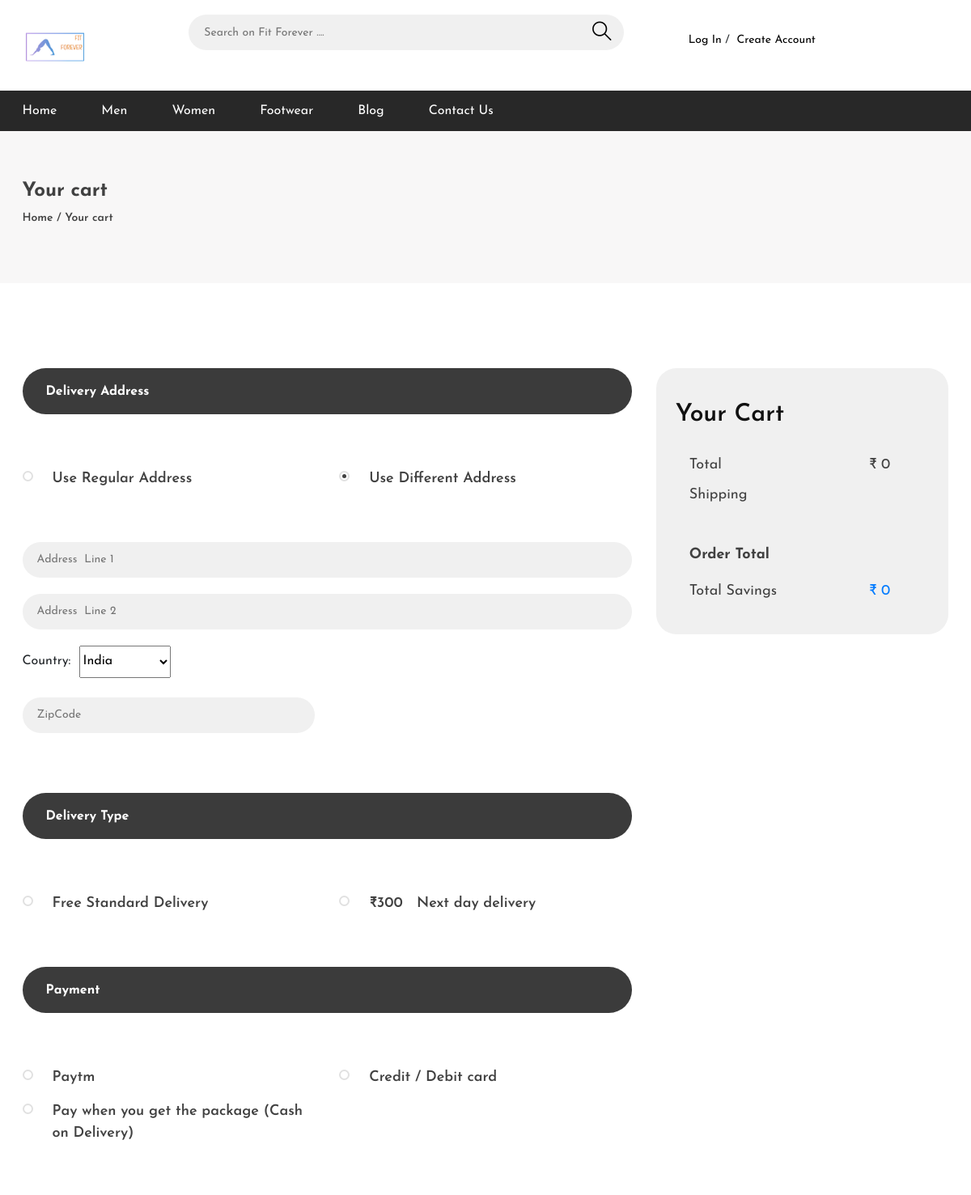
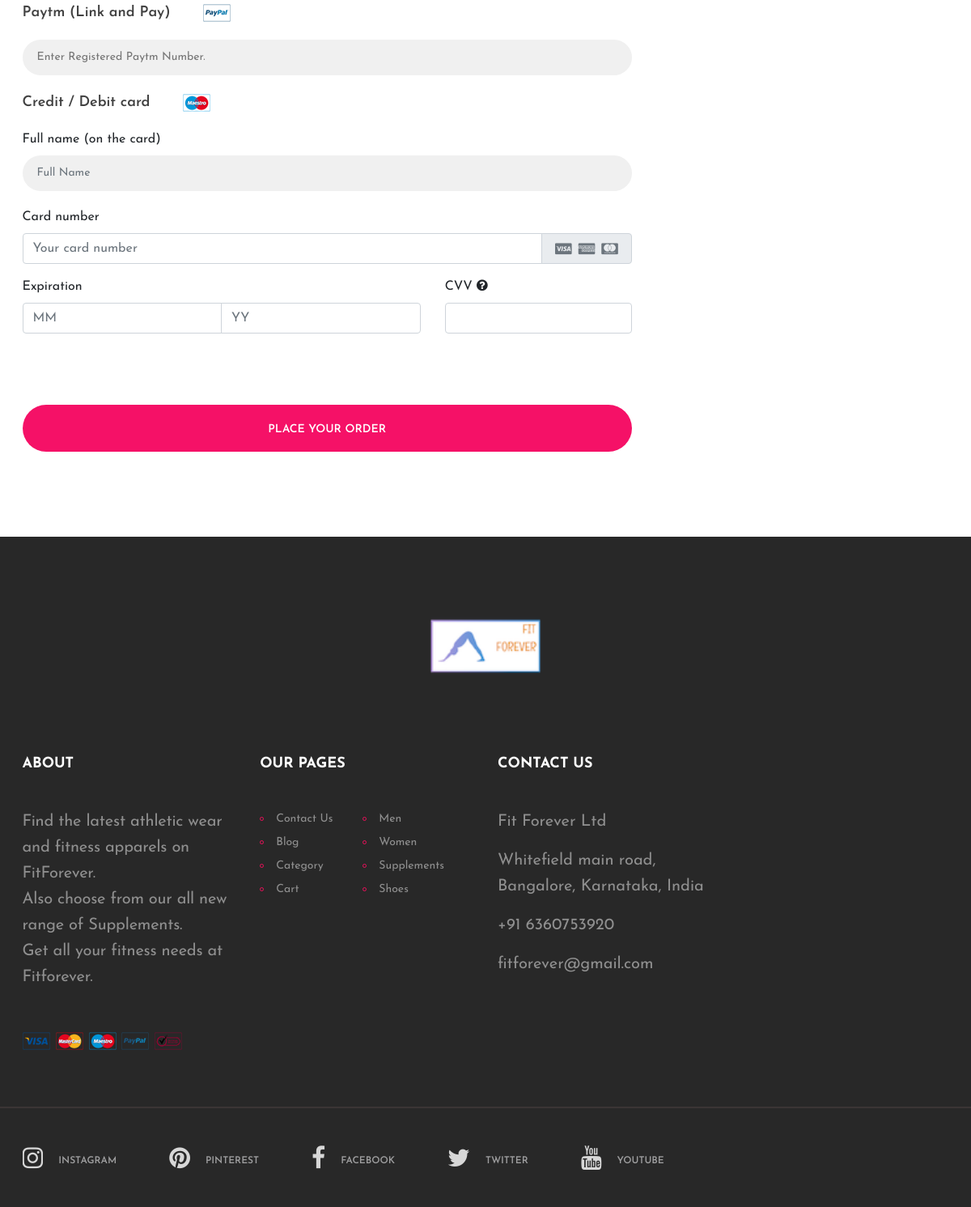
Page /checkout on the committed database (2 pictures, top to bottom).
### fitforever/models.py (models this page shows, shortened)
class Category(models.Model):
    category_id = models.AutoField(primary_key=True, blank=True)
    name = models.CharField(max_length=50)

### fitforever/views.py (the view)
# urls.py: path('checkout', views.checkout, name='checkout'),
def checkout(request):
    cats = Category.objects.all()
    categories = []
    address = Users.objects.filter(user_id=request.session.get('user_id'))
    cart = Cart.objects.filter(user=request.session.get('user_id'))
    prices = 0
    tot_disc = 0
    for cart in cart:
        prices += cart.total_cost
        disc = ((cart.price * cart.discount)/100)
        top = math.ceil(disc)
        tot_disc += top
    for c in cats:
        sub = SubCategory.objects.filter(category=c.category_id)
        categories.append({'cat': c, 'sub': sub})
    carts = Cart.objects.filter(user=request.session.get('user_id')).order_by('-cart_id')
    count = 0
    for carts in carts:
        count += 1
    bag = Cart.objects.filter(user_id=request.session.get('user_id'))
    list_prod = []
    for prod in bag:
        dis = prod.price - ((prod.price * prod.discount) / 100)
        list_prod.append({'prod': prod, 'discount': math.ceil(dis)})
    product = Items.objects.all()
    expensive = prices + 300
    return render(request, 'checkout.html',
                  {'product': product, "categories": categories, "bag": list_prod, "address": address, "prices": prices,
                   "count": count, "tot_disc": tot_disc, "expensive": expensive})

### Templates/checkout.html (shortened to what this page needs)
<!DOCTYPE html>
<html lang="zxx">
<head>
	<link rel="stylesheet" href="static/Style/bootstrap.min.css"/>
	<link rel="stylesheet" href="/static/Style/font-awesome.min.css"/>
	<link rel="stylesheet" href="/static/Style/flaticon.css"/>
	<link rel="stylesheet" href="/static/Style/slicknav.min.css"/>
	<link rel="stylesheet" href="/static/Style/jquery-ui.min.css"/>
	<link rel="stylesheet" href="/static/Style/owl.carousel.min.css"/>
	<link rel="stylesheet" href="/static/Style/animate.css"/>
	<link rel="stylesheet" href="/static/Style/style.css"/>
</head>
<body>
	<header class="header-section">
		<div class="header-top">
			<div class="container">
				<div class="row">
					<div class="col-lg-2 text-center text-lg-left">
						<a href="{% url 'index' %}" class="site-logo">
							<img src="/static/Image/logo1.png" height="80" alt="">
						</a>
					</div>
					<div class="col-xl-6 col-lg-5">
						<form class="header-search-form" method="GET" action="search">
							<input type="text" placeholder="Search on Fit Forever ...." name="q" value="{{ request.GET.q }}">
							<button><i class="flaticon-search"></i></button>
						</form>
					</div>
					<div class="col-xl-4 col-lg-5">
						<div class="user-panel">
							<div class="up-item">
								{% if 'user_id' in request.session %}
								<a href="{% url 'account' %}"><i class="flaticon-profile"></i></a>
								<a href="{% url 'account' %}">Hello, <strong>{{request.session.last_name}}</strong></a>
								&nbsp
								<a href="{% url 'logout' %}">Logout</a>
								{% else %}
								<br>
								&nbsp;&nbsp;&nbsp;&nbsp;&nbsp;&nbsp;&nbsp;&nbsp;&nbsp;<a href="{% url 'login' %}">Log In</a>&nbsp;/&nbsp;
								<a href="{% url 'signup' %}">Create Account</a>
								{% endif %}
							</div>
						</div>
					</div>
				</div>
			</div>
		</div>
		<nav class="main-navbar">
			<div class="container">
				<ul class="main-menu">
					<li><a href="{% url 'index' %}">Home</a></li>
					{% for category in categories %}
						{% if category.sub|length != 0  %}
					<li><a href="{% url 'category' category.cat.category_id %}">{{category.cat.name}}</a>
					</li>
					{% else %}
					<li><a href="{% url 'category' category.cat.category_id %}">{{category.cat.name}}</a></li>
					{% endif %}
					{% endfor %}
					{% if 'user_id' in request.session %}
					<li><a href="{% url 'cart' %}">Your Cart</a></li>
					<li><a href="{% url 'blog' %}">Blog</a>
						<ul class="sub-menu">
							<li><a href="{% url 'blog' %}">Read Blogs</a></li>
							<li><a href="{% url 'write' %}">Write a Blog</a></li>
						</ul>
					</li>
					<li><a href="{% url 'contact' %}">Contact Us</a></li>
					{% else %}
					<li><a href="{% url 'blog' %}">Blog</a>
					</li>
					<li><a href="{% url 'contact' %}">Contact Us</a></li>
					{% endif %}
				</ul>
			</div>
		</nav>
	</header>
	<div class="page-top-info">
		<div class="container">
			<h4>Your cart</h4>
			<div class="site-pagination">
				<a href="{% url 'index' %}">Home</a> /
				<a href="{% url 'cart' %}">Your cart</a>
			</div>
		</div>
	</div>
	<section class="checkout-section spad">
		<div class="container">
			<div class="row">
				<div class="col-lg-8 order-2 order-lg-1">
					<form class="checkout-form" method="post" action="order">
						<div class="cf-title">Delivery Address</div>
						<div class="row shipping-btns">
							<div class="col-6">
								<div class="cf-radio-btns">
									<div class="cfr-item">
										<label for="one">Use Regular Address</label>
									</div>
								</div>
							</div>
							<div class="col-6">
								<div class="cf-radio-btns">
									<div class="cfr-item">
										<label for="two">Use Different Address</label>
									</div>
								</div>
							</div>
						</div>
						<div class="row address-inputs" id="default">
							<div class="col-md-12">
								<input type="text" name="address_line1" placeholder="Address  Line 1">
								<input type="text" name="address_line2" placeholder="Address  Line 2">
								<label for="country">Country:&nbsp;</label>
								<select name="country" style="height:40px" id="country" required>
									<option>India</option>
								</select>
							</div>
							<div class="col-md-6">
								<br>
								<input type="text" placeholder="ZipCode" name="zipcode" min="100000" oninput="javascript: if (this.value.length > this.maxLength) this.value = this.value.slice(0, this.maxLength);"  maxlength = "6">
							</div>
						</div>
						<div class="cf-title">Delivery Type</div>
						<div class="row shipping-btns">
							<div class="col-6">
								<div class="cf-radio-btns">
									<div class="cfr-item">
										<label for="ship-1">Free Standard Delivery</label>
									</div>
								</div>
							</div>
							<div class="col-6">
								<div class="cf-radio-btns">
									<div class="cfr-item">
										<label for="ship-2">₹300 &nbsp; Next day delivery</label>
									</div>
								</div>
							</div>
						</div>
						<div class="cf-title">Payment</div>
						<div class="row shipping-btns">
							<div class="col-6">
								<div class="cf-radio-btns">
									<div class="cfr-item">
										<label for="three">Paytm</label>
									</div>
								</div>
							</div>
							<br>
							<div class="col-6">
								<div class="cf-radio-btns">
									<div class="cfr-item">
										<label for="four">Credit / Debit card</label>
									</div>
								</div>
							</div>
							<div class="col-6">
								<div class="cf-radio-btns">
									<div class="cfr-item">
										<label for="five">Pay when you get the package (Cash on Delivery)</label>
									</div>
								</div>
							</div>
						</div>
						<ul class="payment-list">
								<div id="Tm">
									<li>Paytm&nbsp;(Link and Pay)<a href="#"><img src="img/paypal.png" alt=""></a></li>
									<input type="text" name="paytmno" id="ptm" placeholder="Enter Registered Paytm Number." min="1000000000" oninput="javascript: if (this.value.length > this.maxLength) this.value = this.value.slice(0, this.maxLength);"  maxlength="10"><br>
								</div>
								<div id="nav-tab-card" class="tab-pane fade show active">
									<li> Credit / Debit card<a href="#"><img src="img/mastercart.png" alt=""></a></li>
									  <div class="form-group">
										<label for="username">Full name (on the card)</label>
										<input type="text" name="username" placeholder="Full Name" pattern="[a-z A-Z]+" class="form-control">
									  </div>
									  <div class="form-group">
										<label for="cardNumber">Card number</label>
										<div class="input-group">
										  <input type="number" name="cardNumber" placeholder="Your card number" class="form-control" min="1000000000000000" oninput="javascript: if (this.value.length > this.maxLength) this.value = this.value.slice(0, this.maxLength);"  maxlength="16">
										  <div class="input-group-append">
											<span class="input-group-text text-muted">
												<i class="fa fa-cc-visa mx-1"></i>
												<i class="fa fa-cc-amex mx-1"></i>
												<i class="fa fa-cc-mastercard mx-1"></i>
											</span>
										  </div>
										</div>
									  </div>
									  <div class="row">
										<div class="col-sm-8">
										  <div class="form-group">
											<label><span class="hidden-xs">Expiration</span></label>
											<div class="input-group">
											  <input type="number" placeholder="MM" name="month" class="form-control" min="01" oninput="javascript: if (this.value.length > this.maxLength) this.value = this.value.slice(0, this.maxLength);"  maxlength="2" max="12">
											  <input type="number" placeholder="YY" name="year" class="form-control" min="20" oninput="javascript: if (this.value.length > this.maxLength) this.value = this.value.slice(0, this.maxLength);"  maxlength="2" max="23">
											</div>
										  </div>
										</div>
										<div class="col-sm-4">
										  <div class="form-group mb-4">
											<label data-toggle="tooltip" title="Three-digits code on the back of your card">CVV
																		<i class="fa fa-question-circle"></i>
																	</label>
											<input type="number" class="form-control" min="100" oninput="javascript: if (this.value.length > this.maxLength) this.value = this.value.slice(0, this.maxLength);"  maxlength="3">
										  </div>
										</div>
									  </div>
								  </div>
									<br>
						</ul>
						<button type="submit" onclick="validate()" class="site-btn submit-order-btn">Place Your Order</button>
					</form>
				</div>
				<div class="col-lg-4 order-1 order-lg-2">
					<div class="checkout-cart">
						<h3>Your Cart</h3>
						<ul class="price-list">
							<li>Total<span>₹&nbsp;{{ prices }}</span></li>
							<li>Shipping<span><input type="text" id="choice" class="custom" readonly></span></li>
							<li class="total">Order Total<strong><span class="total"><input type="text" id="tot" class="custom2 custom" readonly></span></strong></li>
							<li>Total Savings<span class="text-primary">₹&nbsp;{{ tot_disc }}</span></li>
						</ul>
					</div>
				</div>
			</div>
		</div>
	</section>
	<section class="footer-section">
		<div class="container">
			<div class="footer-logo text-center">
				<a href="index.html"><img src="/static/Image/logo1.png" height="150" alt=""></a>
			</div>
			<div class="row">
				<div class="col-lg-3 col-sm-6">
					<div class="footer-widget about-widget">
						<h2>About</h2>
						<p>Find the latest athletic wear and fitness apparels on FitForever.<br> Also choose from our all new range of Supplements.<br> Get all your fitness needs at Fitforever. </p>
						<img src="/static/Image/cards.png" alt="">
					</div>
				</div>
				<div class="col-lg-3 col-sm-6">
					<div class="footer-widget about-widget">
						<h2>Our Pages</h2>
						<ul>
							<li><a href="{% url 'contact' %}">Contact Us</a></li>
							<li><a href="{% url 'blog' %}">Blog</a></li>
							<li><a href="#">Category</a></li>
							<li><a href="{% url 'cart' %}">Cart</a></li>
						</ul>
						<ul>
							<li><a href="#">Men</a></li>
							<li><a href="#">Women</a></li>
							<li><a href="#">Supplements</a></li>
							<li><a href="#">Shoes</a></li>
						</ul>
					</div>
				</div>
				<div class="col-lg-3 col-sm-6">
					<div class="footer-widget contact-widget">
						<h2>Contact Us</h2>
						<div class="con-info">
							<p>Fit Forever Ltd </p>
						</div>
						<div class="con-info">
							<p>Whitefield main road, Bangalore, Karnataka, India </p>
						</div>
						<div class="con-info">
							<p>+91 6360753920</p>
						</div>
						<div class="con-info">
							<p>fitforever@gmail.com</p>
						</div>
					</div>
				</div>
			</div>
		</div>
		<div class="social-links-warp">
			<div class="container">
				<div class="social-links">
					<a href="https://www.instagram.com/" class="instagram"><i class="fa fa-instagram"></i><span>instagram</span></a>
					<a href="https://in.pinterest.com/" class="pinterest"><i class="fa fa-pinterest"></i><span>pinterest</span></a>
					<a href="https://www.facebook.com/" class="facebook"><i class="fa fa-facebook"></i><span>facebook</span></a>
					<a href="https://twitter.com/" class="twitter"><i class="fa fa-twitter"></i><span>twitter</span></a>
					<a href="https://www.youtube.com/" class="youtube"><i class="fa fa-youtube"></i><span>youtube</span></a>
				</div>
</div>
		</div>
	</section>
	</body>
</html>

### rows in the picture
Category: cat.name "Men"
Category: cat.name "Women"
Category: cat.name "Footwear"

### other values in the picture
{{ prices }} "0"
{{ tot_disc }} "0"
